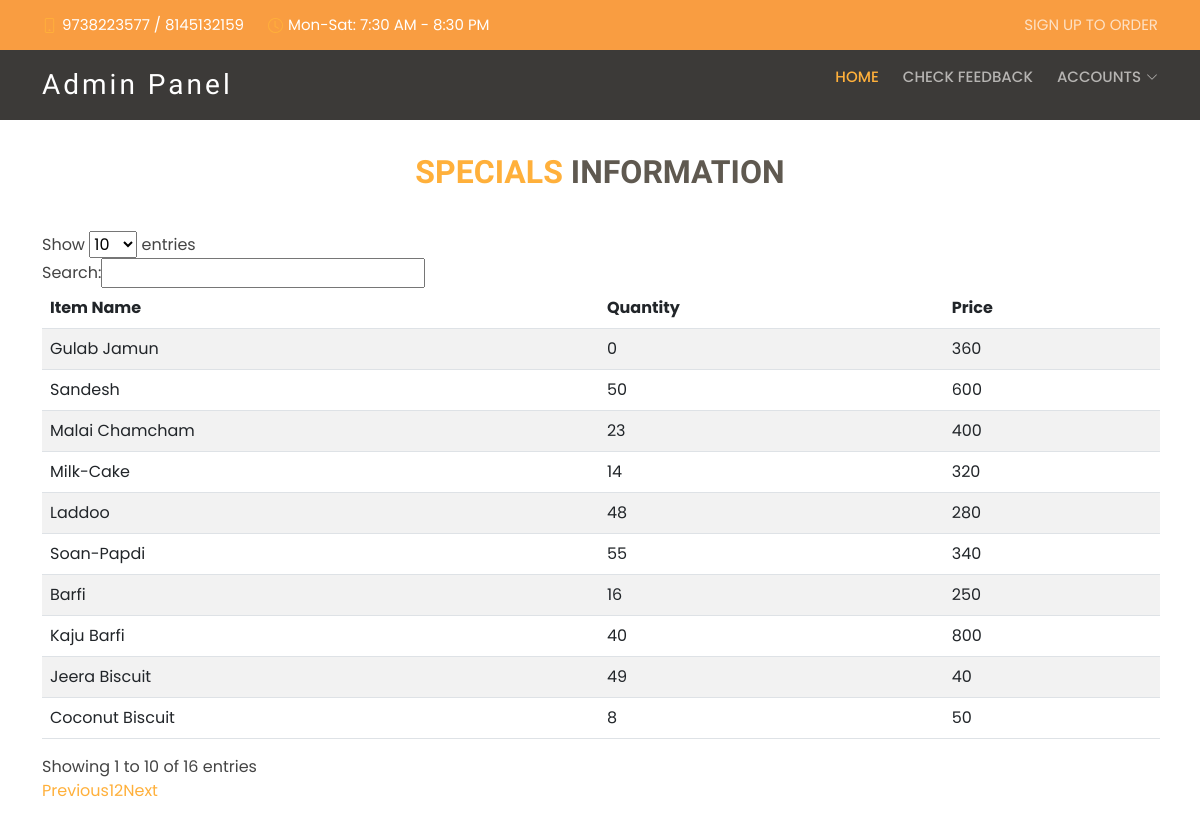
/addspl2.php, run on the app's committed database.
### tables this page shows
CREATE TABLE IF NOT EXISTS `inventory` (
  `id` int NOT NULL AUTO_INCREMENT,
  `cid` int NOT NULL,
  `category` varchar(30) NOT NULL,
  `item_Name` varchar(30) NOT NULL,
  `quantity` int NOT NULL DEFAULT '0',
  `price` varchar(30) NOT NULL,
  `price_for` varchar(50) NOT NULL,
  `image` varchar(1024) DEFAULT NULL,
  `description` varchar(30) NOT NULL,
  `specials` int NOT NULL,
  PRIMARY KEY (`id`)
);

### addspl2.php (the view, shortened to what this page needs)
<!DOCTYPE html>
<html lang="en">
<head>
  <link href="assets/vendor/animate.css/animate.min.css" rel="stylesheet">
  <link href="assets/vendor/bootstrap/css/bootstrap.min.css" rel="stylesheet">
  <link href="assets/vendor/bootstrap-icons/bootstrap-icons.css" rel="stylesheet">
  <link href="assets/vendor/boxicons/css/boxicons.min.css" rel="stylesheet">
  <link href="assets/vendor/glightbox/css/glightbox.min.css" rel="stylesheet">
  <link href="assets/vendor/swiper/swiper-bundle.min.css" rel="stylesheet">
	<link href="assets/css/style.css" rel="stylesheet">
	<link href="assets/css/signup.css" rel="stylesheet">
<?php include("templets/adminnav.php");?>
	<main id="main">
		<?php include("scripts/connect.php");
 ?>
		<?php
	$stmt = $db->prepare("SELECT `id`, `item_Name`, `quantity`, `price`FROM `inventory` ");
	try{
	$stmt->execute();
	$rows = $stmt->fetchALL(PDO::FETCH_ASSOC);
	}
	catch(PDOException $e){
		echo $e->getMessage();
		$db = null;
	}
?>
</head>
<body>
	<main id="main">
		<br>
		<section id="contact" class="contact">
			<div class="container">
				<div class="section-title">
					<h2><span>SPECIALS</span> INFORMATION</h2>
				</div>
			</div>
			<div class="container" style="margin-top:10px;">
				<table class="table table-striped">
					<thead>
						<th>Item Name</th>
						<th>Quantity</th>
						<th>Price</th>
					</thead>
					<tbody>
						<?php foreach($rows as $row):?>
						<tr>
							<td>
								<?php echo $row['item_Name']?>
							</td>
							<td>
								<?php echo $row['quantity']?>
							</td>
							<td>
								<?php echo $row['price']?>
							</td>
						</tr>
						<?php endforeach; ?>
					</tbody>
				</table>
			</div>
		</section>
	</main>
  </body>
  </html>

### assets/css/style.css (style rules this page uses)
body { font-family: "Poppins", sans-serif; color: #444444; }
h1, h2, h3, h4, h5, h6 { font-family: "Satisfy", sans-serif; }
section { padding: 60px 0; }
.section-title { text-align: center; padding-bottom: 30px; padding:30px; }
.section-title h2 { margin: 15px 0 0 0; font-size: 32px; font-weight: 700; color: #5f5950; }
.section-title h2 span { color: #ffb03b; }

### data on the page
inventory: item_Name "Gulab Jamun", quantity "0", price "360"
inventory: item_Name "Sandesh", quantity "50", price "600"
inventory: item_Name "Malai Chamcham", quantity "23", price "400"
inventory: item_Name "Milk-Cake", quantity "14", price "320"
inventory: item_Name "Laddoo", quantity "48", price "280"
inventory: item_Name "Soan-Papdi", quantity "55", price "340"
inventory: item_Name "Barfi", quantity "16", price "250"
inventory: item_Name "Kaju Barfi", quantity "40", price "800"
inventory: item_Name "Jeera Biscuit", quantity "49", price "40"
inventory: item_Name "Coconut Biscuit", quantity "8", price "50"
